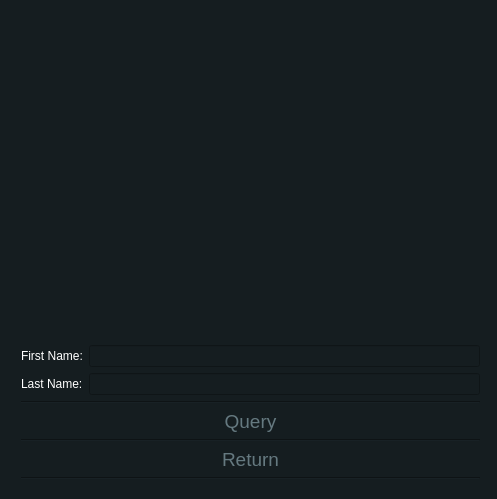
<?xml version="1.0" encoding="UTF-8"?>
<ui version="4.0">
 <class>QueryPatientWindow</class>
 <widget class="QWidget" name="QueryPatientWindow">
  <property name="geometry">
   <rect>
    <x>0</x>
    <y>0</y>
    <width>497</width>
    <height>499</height>
   </rect>
  </property>
  <property name="windowTitle">
   <string>QueryPatientWindow</string>
  </property>
  <property name="styleSheet">
   <string notr="true">
color: white; 
background-color: #151d20;
</string>
  </property>
  <widget class="QWidget" name="">
   <property name="geometry">
    <rect>
     <x>10</x>
     <y>0</y>
     <width>481</width>
     <height>491</height>
    </rect>
   </property>
   <layout class="QVBoxLayout" name="verticalLayout">
    <item>
     <widget class="QTextBrowser" name="textBrowser">
      <property name="styleSheet">
       <string notr="true">border: 0px;</string>
      </property>
     </widget>
    </item>
    <item>
     <layout class="QFormLayout" name="formLayout">
      <item row="0" column="0">
       <widget class="QLabel" name="label">
        <property name="text">
         <string>First Name:</string>
        </property>
       </widget>
      </item>
      <item row="0" column="1">
       <widget class="QLineEdit" name="lineEdit"/>
      </item>
      <item row="1" column="0">
       <widget class="QLabel" name="label_2">
        <property name="text">
         <string>Last Name:</string>
        </property>
       </widget>
      </item>
      <item row="1" column="1">
       <widget class="QLineEdit" name="lineEdit_2"/>
      </item>
     </layout>
    </item>
    <item>
     <widget class="Line" name="line_2">
      <property name="orientation">
       <enum>Qt::Horizontal</enum>
      </property>
     </widget>
    </item>
    <item>
     <widget class="QPushButton" name="pushButton">
      <property name="styleSheet">
       <string notr="true">QPushButton:hover {
background-color: #0c1416;
color: white;
font-size: 19px;
bottom-margin: 0px;
}

QPushButton {
background-color: #151d20;
font-size: 19px;
color: #657980;
border: 1px red;
}
</string>
      </property>
      <property name="text">
       <string>Query</string>
      </property>
     </widget>
    </item>
    <item>
     <widget class="Line" name="line_3">
      <property name="orientation">
       <enum>Qt::Horizontal</enum>
      </property>
     </widget>
    </item>
    <item>
     <widget class="QPushButton" name="pushButton_2">
      <property name="styleSheet">
       <string notr="true">QPushButton:hover {
background-color: #0c1416;
color: white;
font-size: 19px;
bottom-margin: 0px;
}

QPushButton {
background-color: #151d20;
font-size: 19px;
color: #657980;
border: 1px red;
}
</string>
      </property>
      <property name="text">
       <string>Return</string>
      </property>
     </widget>
    </item>
    <item>
     <widget class="Line" name="line_4">
      <property name="orientation">
       <enum>Qt::Horizontal</enum>
      </property>
     </widget>
    </item>
   </layout>
  </widget>
 </widget>
 <layoutdefault spacing="6" margin="11"/>
 <resources/>
 <connections/>
</ui>
